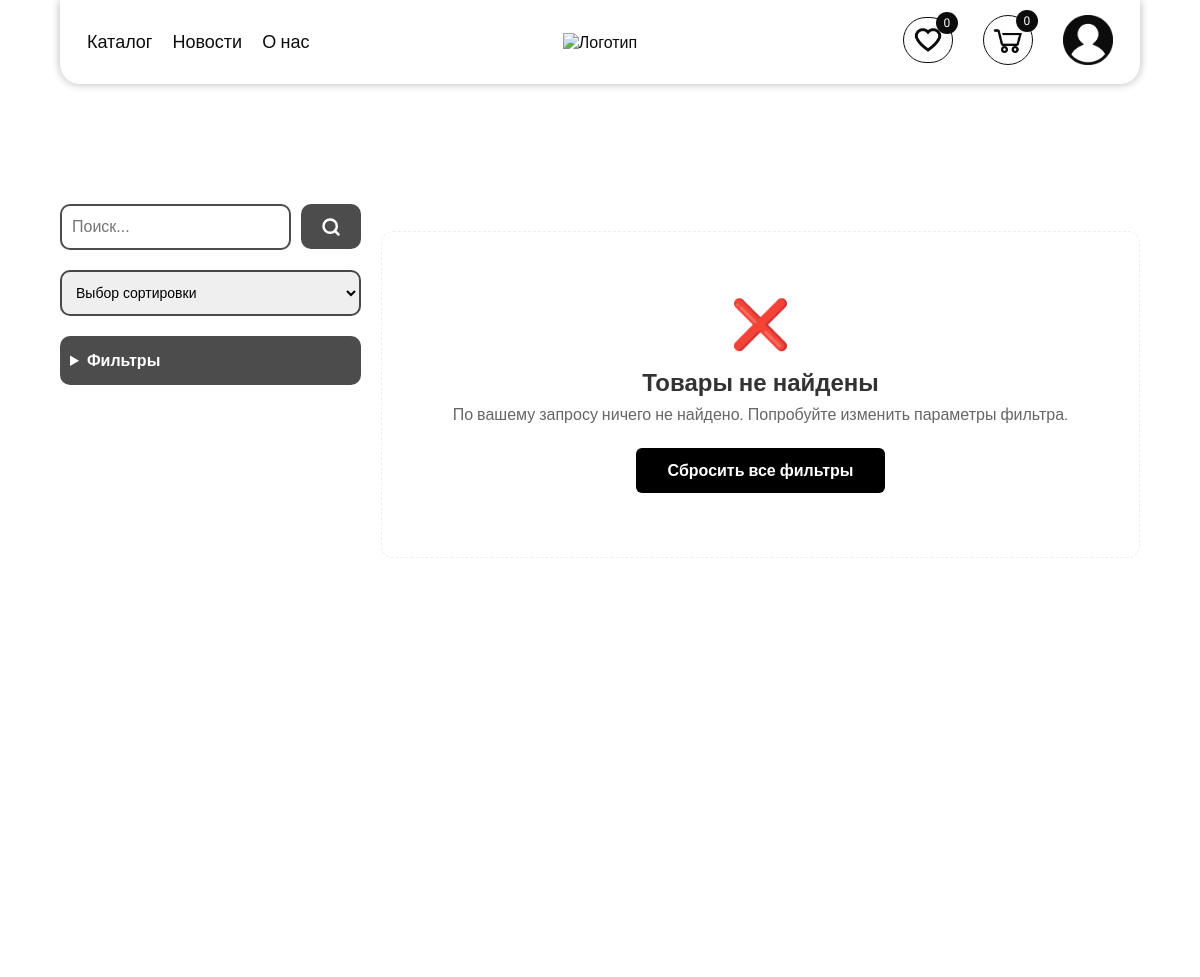
Page /products/?category=12 (upper part) on the earlier database version.
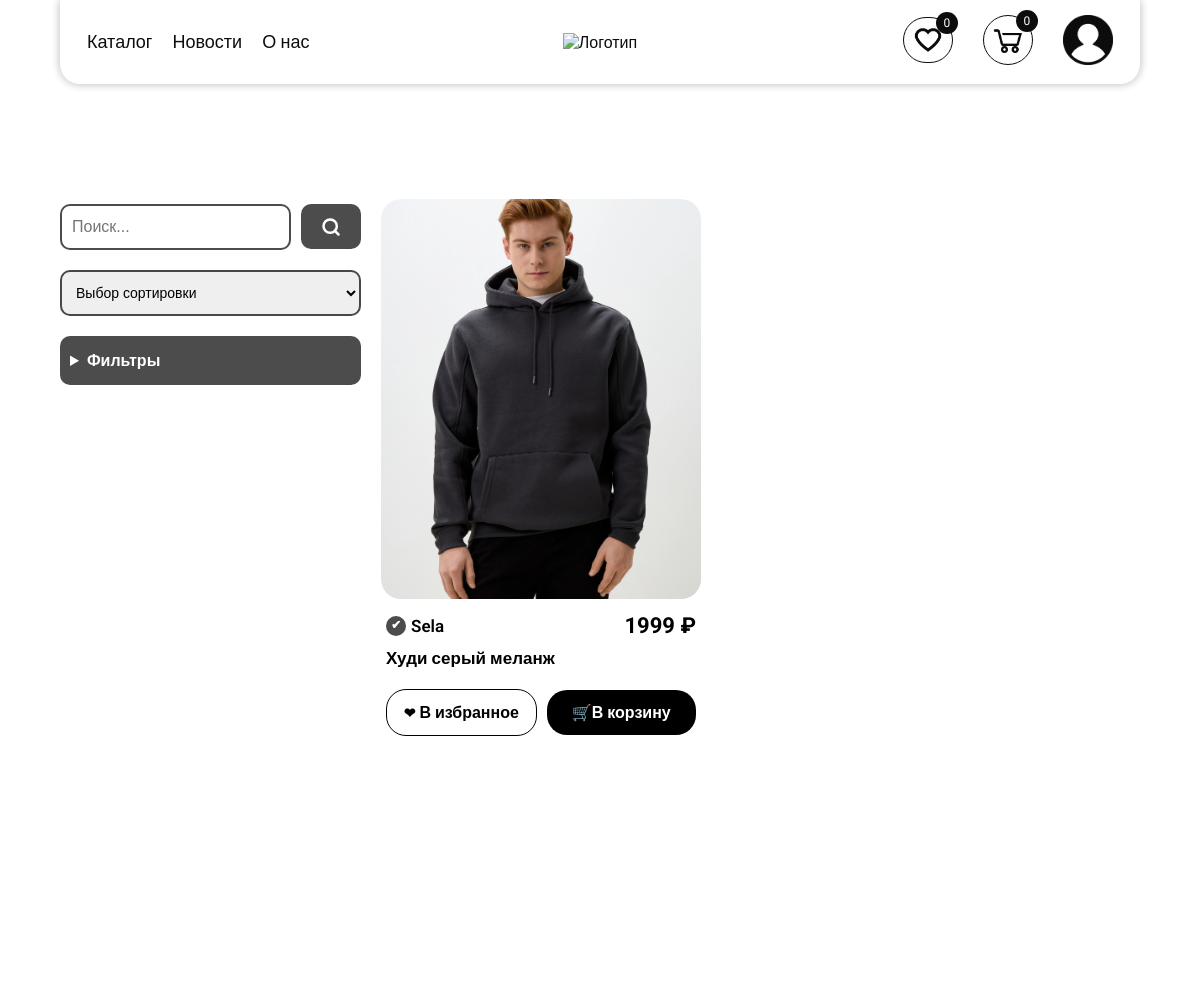
Same page on the later database version.
### catalog/models.py (models this page shows, shortened)
class clothes(models.Model):
    title = models.CharField(max_length=200, verbose_name="Название")
    description = models.CharField(max_length=2000, verbose_name="Описание", null=True, blank=True)
    summ = models.DecimalField(max_digits=10, decimal_places=2, verbose_name="Стоимость") # Изменено на DecimalField для точности
    old_price = models.DecimalField(max_digits=10, decimal_places=2, verbose_name="Старая цена", null=True, blank=True)
    catt = models.ForeignKey('cat', on_delete=models.CASCADE, verbose_name="Категория")
    genderr = models.ForeignKey('gender', on_delete=models.CASCADE, verbose_name="Для")
    sizee = models.ManyToManyField('size', verbose_name="Размер", related_name='size', blank=True)
    materiall = models.ManyToManyField('material', verbose_name="Материал")
    colorr = models.ForeignKey('color', on_delete=models.CASCADE, verbose_name="Цвет")
    brendd = models.ForeignKey('brend', on_delete=models.CASCADE, verbose_name="Бренд")
    countryy = models.ForeignKey('country', on_delete=models.CASCADE, verbose_name="Страна производитель", null=True, blank=True)
    statuss = models.BooleanField(default=True, verbose_name="В наличии")
    imgg = models.ImageField(verbose_name="Фото", upload_to='image/')
    dates = models.DateTimeField(auto_now=True)
    available_sizes = models.ManyToManyField('size', through='Stock', through_fields=('product', 'size'), verbose_name="Доступные размеры и их количество")
    objects = models.Manager()
    in_stock = InStockManager()
    def display_size(self):
        return ', '.join([sizee.name for sizee in self.sizee.all()])
    display_size.short_description = 'Размер'
    def display_material(self):
        return ', '.join([materiall.name for materiall in self.materiall.all()])
    display_material.short_description = 'материал'
    @property
    def is_in_stock(self):
        if not self.statuss:
            return False
        total_quantity = self.stock_set.aggregate(total=Sum('quantity'))['total']
        return total_quantity is not None and total_quantity > 0
    class Meta:
        verbose_name = 'Одежду'
        verbose_name_plural = 'Вся одежда'

class brend(models.Model):
    name = models.CharField(max_length=50, verbose_name="Бренд")
    class Meta:
        verbose_name = 'Бренд'
        verbose_name_plural = 'Список брендов'
    def __str__(self):
        return self.name

### catalog/views.py (the view)
# urls.py: path('products/', views.product_list, name='view_product'),
def product_list(request):
    search_query = request.GET.get('q', '')
    sort_order = request.GET.get('sort', '')
    size_ids = request.GET.getlist('size')
    color_ids = request.GET.getlist('color')
    brand_ids = request.GET.getlist('brand')
    gender_id = request.GET.get('gender')
    min_price = request.GET.get('min_price')
    max_price = request.GET.get('max_price')
    category_ids = request.GET.getlist('category')
    material_ids = request.GET.getlist('material')
    products_qs = clothes.objects.all().order_by('-dates')
    if search_query:
        products_qs = products_qs.filter(Q(title__icontains=search_query) | Q(brendd__name__icontains=search_query))
    if size_ids:
        products_qs = products_qs.filter(available_sizes__in=size_ids).distinct()
    if color_ids:
        products_qs = products_qs.filter(colorr__in=color_ids)
    if brand_ids:
        products_qs = products_qs.filter(brendd__in=brand_ids)
    if gender_id and gender_id != 'all':
        products_qs = products_qs.filter(genderr__id=gender_id)
    if category_ids:
        products_qs = products_qs.filter(catt__in=category_ids)
    if material_ids:
        products_qs = products_qs.filter(materiall__in=material_ids)
    if min_price and max_price and min_price.isdigit() and max_price.isdigit():
        products_qs = products_qs.filter(summ__gte=min_price, summ__lte=max_price)
    if sort_order == 'name_asc':
        products_qs = products_qs.order_by('title')
    elif sort_order == 'name_desc':
        products_qs = products_qs.order_by('-title')
    elif sort_order == 'price_asc':
        products_qs = products_qs.order_by('summ')
    elif sort_order == 'price_desc':
        products_qs = products_qs.order_by('-summ')
    all_filtered_products = list(products_qs.prefetch_related('stock_set'))
    products_in_stock_list = [p for p in all_filtered_products if p.is_in_stock]
    genders = gender.objects.annotate(product_count=Count('clothes'))
    sizes = size.objects.annotate(product_count=Count('stock', distinct=True)).distinct()
    brands = brend.objects.annotate(product_count=Count('clothes', distinct=True)).distinct()
    categories = cat.objects.annotate(product_count=Count('clothes', distinct=True)).distinct()
    materials = material.objects.all()
    paginator = Paginator(products_in_stock_list, 20)
    page_number = request.GET.get('page')
    page_obj = paginator.get_page(page_number)
    favorite_ids = []
    if request.user.is_authenticated:
        favorite_ids = list(Favorite.objects.filter(user=request.user).values_list('product_id', flat=True))
    context = {
        'page_obj': page_obj,
        'sizes': sizes,
        'colors': color.objects.all(),
        'brands': brands,
        'genders': genders,
        'categories': categories,
        'materials': materials,
        'selected_genders': gender_id,
        'selected_colors': color_ids,
        'selected_brands': brand_ids,
        'selected_sizes': size_ids,
        'selected_categories': category_ids,
        'selected_materials': material_ids,
        'min_price': min_price,
        'max_price': max_price,
        'sort_order': sort_order,
        'all_products_count': clothes.objects.count(),
        'total_quantity': get_cart_quantity(request.user),
        'favorite_ids': favorite_ids,
        'favorites_quantity': get_favorites_quantity(request.user)
    }
    return render(request, 'catalog/products.html', context)

### catalog/views.py (called while the page is built)
def get_cart_quantity(user):
    if user.is_authenticated:
        return sum(item.quantity for item in CartItem.objects.filter(user=user))
    return 0

def get_favorites_quantity(user):
    if user.is_authenticated:
        return Favorite.objects.filter(user=user).count()
    return 0

### catalog/templates/catalog/products.html (shortened to what the changed rows need)
{% extends "catalog/base.html" %}
{% load static %}
{% load my_filters %}
{% block content %}
<section class="section section-catalog">
    <div class="div-catalog">
        <div class="catalog-carts">
               {% for product in page_obj %}
            <div class="index-new-grid-content">
                <div class="product-card">
                    <div class="image-wrapper image-wrapper2">
                        <a href="{% url 'catalog:product_detail' product.id %}">
                            <img class="index-new-grid-content index-new-grid-content2" src="{{ product.imgg.url }}" alt="{{ product.title }}" />
                        </a>
                    </div>
                    <div class="under-index-new-grids">
                        <div class="under-index-new-flex">
                            <p class="under-index-new-grids-text under-index-new-grids-text2"><span class="yes-brend">✔</span>{{ product.brendd }}</p>
                            <p class="under-index-new-grids-text under-index-new-grids-text-price">{{ product.summ|floatformat:"0" }} ₽</p>
                        </div>
                        <a href="{% url 'catalog:product_detail' product.id %}"><p class="under-index-new-grids-text under-index-new-grids-text2">{{ product.title }}</p></a>
                    </div>
                    <div class="under-index-new-grids under-index-new-grids2">
                        {% if user.is_authenticated %}
                            <button class="under-index-new-grids-btn under-index-new-grids-btn1 {% if product.id in favorite_ids %}in-favorites{% endif %}"
                                    onclick="toggleFavorite({{ product.id }}, this, '{{ csrf_token }}')"
                                    id="favorite-btn-{{ product.id }}">
                                <span class="heart-icon">❤</span>
                                <span class="favorite-text">{% if product.id in favorite_ids %}В избранном{% else %}В избранное{% endif %}</span>
                            </button>
                            <a href="#" class="under-index-new-grids-btn" onclick="event.preventDefault(); showModal({{ product.id }})"><span class="cart-icon">🛒</span>В корзину</a>
                        {% else %}
                            <a href="{% url 'login' %}?next={{ request.get_full_path|urlencode }}" class="under-index-new-grids-btn under-index-new-grids-btn1">
                                <span class="heart-icon">❤</span>
                                <span>В избранное</span>
                            </a>
                            <a href="{% url 'login' %}?next={{ request.get_full_path|urlencode }}" class="under-index-new-grids-btn"><span class="cart-icon">🛒</span>В корзину</a>
                        {% endif %}
                    </div>
                </div>
            </div>
            {% empty %}
            <div class="empty-favorites" style="grid-column: 2 / -1; text-align: center; padding: 4rem;">
                <div class="empty-icon">❌</div>
                <h3>Товары не найдены</h3>
                <p>По вашему запросу ничего не найдено. Попробуйте изменить параметры фильтра.</p>
                <a href="{% url 'catalog:view_product' %}" class="browse-btn">Сбросить все фильтры</a>
            </div>
            {% endfor %}
        </div>
    </div>
</section>
{% endblock %}

Differences in the rows shown:
now on this page (row edited): clothes: imgg (picture), brendd "Sela", summ "1999", title "Худи серый меланж"
Other differences:
text no longer shown: "❌ Товары не найдены По вашему запросу ничего не найдено. Попробуйте изменить параметры фильтра. Сбросить все фильтры"
